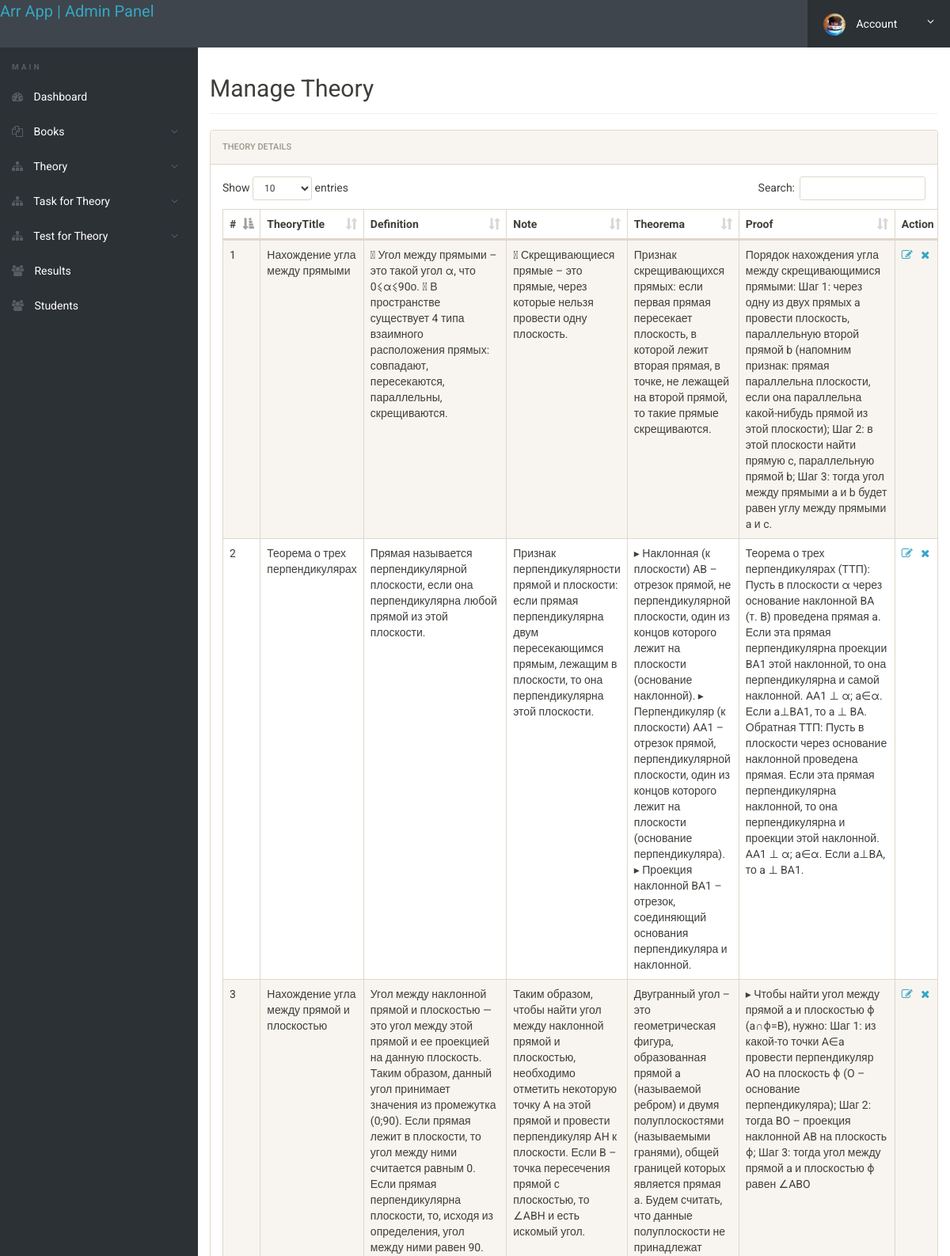
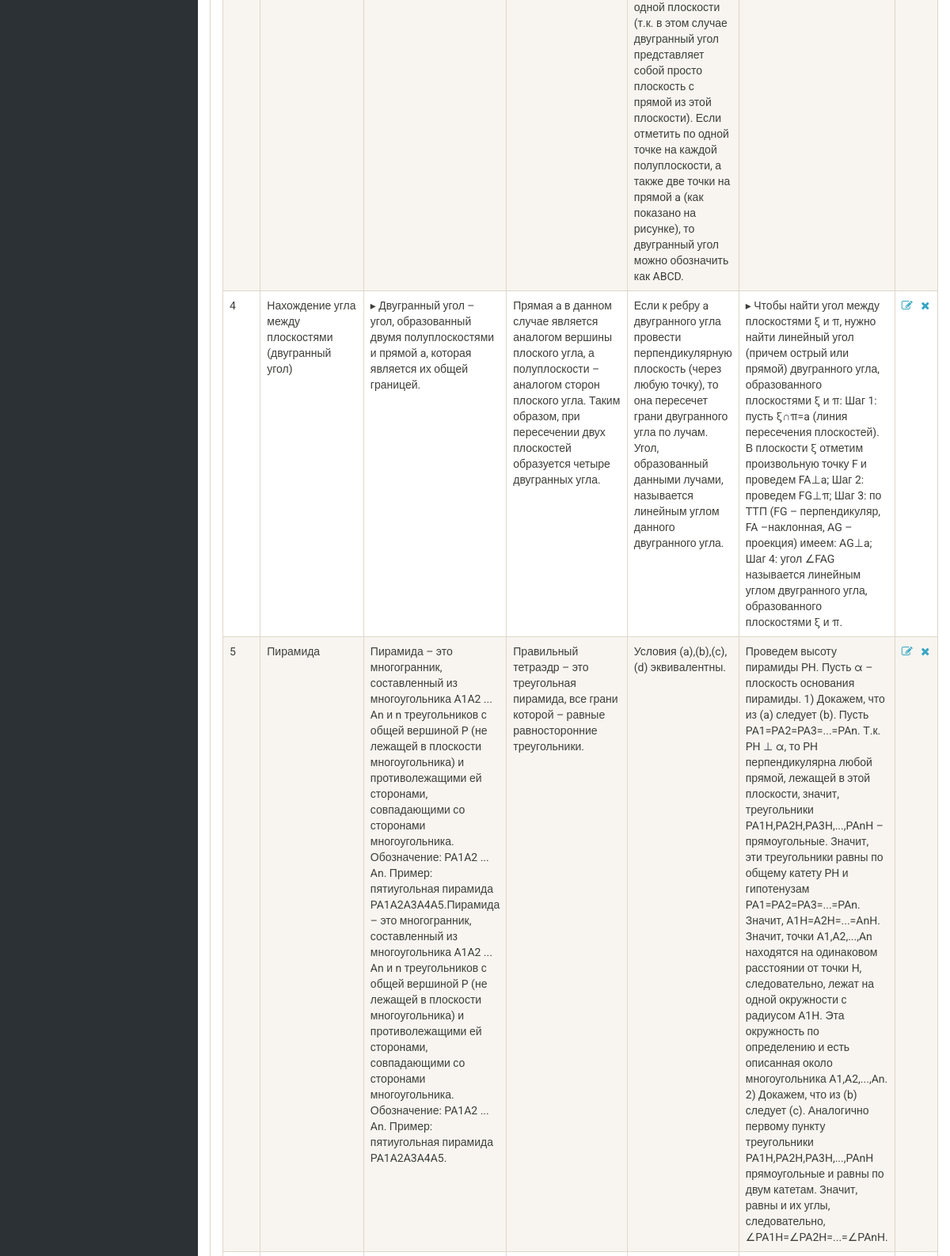
The app's page /admin/manage-theory.php (signed in, upper part) with its own data (2 pictures, top to bottom).
### tables this page shows
CREATE TABLE `Theory` (
  `id` int(11) NOT NULL,
  `name` text NOT NULL,
  `Picture1` text NOT NULL,
  `Picture2` text NOT NULL,
  `Definition` text NOT NULL,
  `Note` text NOT NULL,
  `Theorema` text NOT NULL,
  `Proof` text NOT NULL
);

### admin/manage-theory.php (the view, shortened to what this page needs)
<?php
include('includes/config.php');
if(strlen($_SESSION['alogin'])==0)
	{
header('location:index.php');
}
else{
 ?>
<!doctype html>
<html lang="en" class="no-js">
<head>
	<link rel="stylesheet" href="css/font-awesome.min.css">
	<link rel="stylesheet" href="css/bootstrap.min.css">
	<link rel="stylesheet" href="css/dataTables.bootstrap.min.css">
	<link rel="stylesheet" href="css/bootstrap-social.css">
	<link rel="stylesheet" href="css/bootstrap-select.css">
	<link rel="stylesheet" href="css/fileinput.min.css">
	<link rel="stylesheet" href="css/awesome-bootstrap-checkbox.css">
	<link rel="stylesheet" href="css/style.css">
</head>
<body>
	<?php include('includes/header.php');?>
	<div class="ts-main-content">
		<?php include('includes/leftbar.php');?>
		<div class="content-wrapper">
			<div class="container-fluid">
				<div class="row">
					<div class="col-md-12">
						<h2 class="page-title">Manage Theory</h2>
						<div class="panel panel-default">
							<div class="panel-heading">Theory Details</div>
							<div class="panel-body">
								<table id="zctb" class="display table table-striped table-bordered table-hover" cellspacing="0" width="100%">
									<thead>
										<tr>
										<th>#</th>
											<th>TheoryTitle</th>
											<th>Definition</th>
											<th>Note</th>
											<th>Theorema</th>
											<th>Proof</th>
											<th>Action</th>
										</tr>
									</thead>
									<tbody>
<?php $sql = "SELECT * from Theory";
$query = $dbh -> prepare($sql);
$query->execute();
$results=$query->fetchAll(PDO::FETCH_OBJ);
$cnt=1;
if($query->rowCount() > 0)
{
foreach($results as $result)
{				?>
										<tr>
											<td><?php echo htmlentities($cnt);?></td>
											<td><?php echo htmlentities($result->name);?></td>
											<td><?php echo htmlentities($result->Definition);?></td>
											<td><?php echo htmlentities($result->Note);?></td>
											<td><?php echo htmlentities($result->Theorema);?></td>
											<td><?php echo htmlentities($result->Proof);?></td>
		<td><a href="edit-theory.php?id=<?php echo $result->id;?>"><i class="fa fa-edit"></i></a>&nbsp;&nbsp;
<a href="manage-theory.php?del=<?php echo $result->id;?>" onclick="return confirm('Do you want to delete');"><i class="fa fa-close"></i></a></td>
										</tr>
										<?php $cnt=$cnt+1; }} ?>
									</tbody>
								</table>
							</div>
						</div>
					</div>
				</div>
			</div>
		</div>
	</div>
</body>
</html>
<?php } ?>

### admin/css/style.css (style rules this page uses)
html { font-size: 14px; }
@media only screen and (min-width: 480px) { html { font-size: 17px; } }
@media only screen and (min-width: 768px) { html { font-size: 14px; } }
body { font-size: 1em; }
a { color: #37a6c4; }
.panel { overflow: hidden; }
.page-title { padding-bottom: 15px; margin-bottom: 20px; border-bottom: 1px solid #f0f0f0; }
.ts-main-content .content-wrapper { padding-top: 15px; margin-top: 60px; }
@media only screen and (min-width: 992px) { .ts-main-content .content-wrapper { margin-left: 250px; } }

### records on screen
theory: name "Нахождение угла между прямыми", Definition " Угол между прямыми – это такой угол α, что 0⩽α⩽90о.  В пространстве существует 4 типа взаимного расположения прямых: совпадают, пересекаются, параллельны, скрещиваются.", Note " Скрещивающиеся прямые – это прямые, через которые нельзя провести одну плоскость.", Theorema "Признак скрещивающихся прямых: если первая прямая пересекает плоскость, в которой лежит вторая прямая, в точке, не лежащей на второй прямой, то такие прямые скрещиваются.", Proof "Порядок нахождения угла между скрещивающимися прямыми: Шаг 1: через одну из двух прямых a провести плоскость, параллельную второй прямой b (напомним признак: прямая параллельна плоскости, если она параллельна какой-нибудь прямой из этой плоскости); Шаг 2: в этой плоскости найти прямую c, параллельную прямой b; Шаг 3: тогда угол между прямыми a и b будет равен углу между прямыми a и c."
theory: name "Теорема о трех перпендикулярах", Definition "Прямая называется перпендикулярной плоскости, если она перпендикулярна любой прямой из этой плоскости.", Note "Признак перпендикулярности прямой и плоскости: если прямая перпендикулярна двум пересекающимся прямым, лежащим в плоскости, то она перпендикулярна этой плоскости.", Theorema "▸ Наклонная (к плоскости) AB – отрезок прямой, не перпендикулярной плоскости, один из концов которого лежит на плоскости (основание наклонной). ▸ Перпендикуляр (к плоскости) AA1 – отрезок прямой, перпендикулярной плоскости, один из концов которого лежит на плоскости (основание перпендикуляра). ▸ Проекция наклонной BA1 – отрезок, соединяющий основания перпендикуляра и наклонной.", Proof "Теорема о трех перпендикулярах (ТТП): Пусть в плоскости α через основание наклонной BA (т. B) проведена прямая a. Если эта прямая перпендикулярна проекции BA1 этой наклонной, то она перпендикулярна и самой наклонной. AA1 ⊥ α; a∈α. Если a⊥BA1, то a ⊥ BA. Обратная ТТП: Пусть в плоскости через основание наклонной проведена прямая. Если эта прямая перпендикулярна наклонной, то она перпендикулярна и проекции этой наклонной. AA1 ⊥ α; a∈α. Если a⊥BA, то a ⊥ BA1."
theory: name "Нахождение угла между прямой и плоскостью", Definition "Угол между наклонной прямой и плоскостью — это угол между этой прямой и ее проекцией на данную плоскость. Таким образом, данный угол принимает значения из промежутка (0;90). Если прямая лежит в плоскости, то угол между ними считается равным 0. Если прямая перпендикулярна плоскости, то, исходя из определения, угол между ними равен 90.", Note "Таким образом, чтобы найти угол между наклонной прямой и плоскостью, необходимо отметить некоторую точку A на этой прямой и провести перпендикуляр AH к плоскости. Если B – точка пересечения прямой с плоскостью, то ∠ABH и есть искомый угол.", Theorema "Двугранный угол – это геометрическая фигура, образованная прямой a (называемой ребром) и двумя полуплоскостями (называемыми гранями), общей границей которых является прямая a. Будем считать, что данные полуплоскости не принадлежат одной плоскости (т.к. в этом случае двугранный угол представляет собой просто плоскость с прямой из этой плоскости). Если отметить по одной точке на каждой полуплоскости, а также две точки на прямой a (как показано на рисунке), то двугранный угол можно обозначить как ABCD.", Proof "▸ Чтобы найти угол между прямой a и плоскостью ϕ (a∩ϕ=B), нужно: Шаг 1: из какой-то точки A∈a провести перпендикуляр AO на плоскость ϕ (O – основание перпендикуляра); Шаг 2: тогда BO – проекция наклонной AB на плоскость ϕ; Шаг 3: тогда угол между прямой a и плоскостью ϕ равен ∠ABO"
theory: name "Нахождение угла между плоскостями (двугранный угол)", Definition "▸ Двугранный угол – угол, образованный двумя полуплоскостями и прямой a, которая является их общей границей.", Note "Прямая a в данном случае является аналогом вершины плоского угла, а полуплоскости – аналогом сторон плоского угла. Таким образом, при пересечении двух плоскостей образуется четыре двугранных угла.", Theorema "Если к ребру a двугранного угла провести перпендикулярную плоскость (через любую точку), то она пересечет грани двугранного угла по лучам. Угол, образованный данными лучами, называется линейным углом данного двугранного угла.", Proof "▸ Чтобы найти угол между плоскостями ξ и π, нужно найти линейный угол (причем острый или прямой) двугранного угла, образованного плоскостями ξ и π: Шаг 1: пусть ξ∩π=a (линия пересечения плоскостей). В плоскости ξ отметим произвольную точку F и проведем FA⊥a; Шаг 2: проведем FG⊥π; Шаг 3: по ТТП (FG – перпендикуляр, FA –наклонная, AG – проекция) имеем: AG⊥a; Шаг 4: угол ∠FAG называется линейным углом двугранного угла, образованного плоскостями ξ и π."
theory: name "Пирамида", Definition "Пирамида – это многогранник, составленный из многоугольника A1A2 ... An и n треугольников с общей вершиной P (не лежащей в плоскости многоугольника) и противолежащими ей сторонами, совпадающими со сторонами многоугольника. Обозначение: PA1A2 ... An. Пример: пятиугольная пирамида PA1A2A3A4A5.Пирамида – это многогранник, составленный из многоугольника A1A2 ... An и n треугольников с общей вершиной P (не лежащей в плоскости многоугольника) и противолежащими ей сторонами, совпадающими со сторонами многоугольника. Обозначение: PA1A2 ... An. Пример: пятиугольная пирамида PA1A2A3A4A5.", Note "Правильный тетраэдр – это треугольная пирамида, все грани которой – равные равносторонние треугольники.", Theorema "Условия (a),(b),(c),(d) эквивалентны.", Proof "Проведем высоту пирамиды PH. Пусть α – плоскость основания пирамиды. 1) Докажем, что из (a) следует (b). Пусть PA1=PA2=PA3=...=PAn. Т.к. PH ⊥ α, то PH перпендикулярна любой прямой, лежащей в этой плоскости, значит, треугольники PA1H,PA2H,PA3H,...,PAnH – прямоугольные. Значит, эти треугольники равны по общему катету PH и гипотенузам PA1=PA2=PA3=...=PAn. Значит, A1H=A2H=...=AnH. Значит, точки A1,A2,...,An находятся на одинаковом расстоянии от точки H, следовательно, лежат на одной окружности с радиусом A1H. Эта окружность по определению и есть описанная около многоугольника A1,A2,...,An. 2) Докажем, что из (b) следует (c). Аналогично первому пункту треугольники PA1H,PA2H,PA3H,...,PAnH…"
